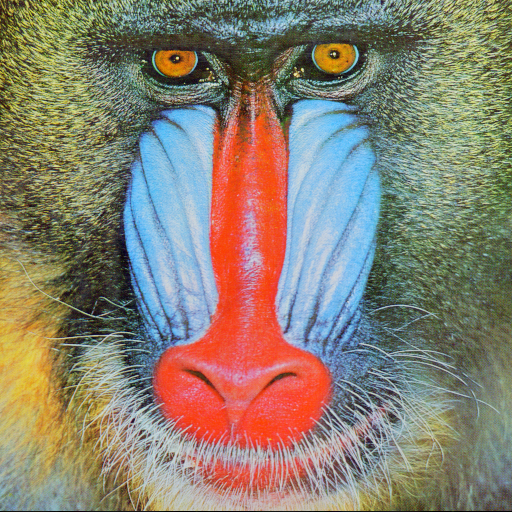
#> input picture git/MC920 - Introdução ao Processamento de Imagem Digital (2022)/Relatórios/3/Códigos/baboon.png, 512 x 512 px
$ python dominioFrequencia.py
#> lines starting #> are read from the running program, lines starting #| are printed output that depends on the picture
from skimage.draw import disk
import numpy as np
import cv2
import numpy.fft as fft
import matplotlib.pyplot as plt

def circulo(img, raio):
    centro = (len(img) // 2, len(img[1]) // 2)
    rr, cc = disk(centro, raio)
    return rr, cc

def espectro(img):
    transformada = fft.fft2(img.copy())
    shift = fft.fftshift(transformada)
    res_espec = 20 * np.log(np.abs(shift))
    return res_espec, shift

def inversa(img):
    inv = fft.ifftshift(img)
    res = fft.ifft2(inv)
    res = np.abs(res)
    return res

def passabaixa(img):
    black = np.zeros((len(img[0]), len(img)), dtype=np.complex128)
    espec_img, shift = espectro(img)
    a, b = circulo(img, 60)
    black[a, b] = shift[a, b]
    black= inversa(black)
    return black

def passaalta(img):
    espec_img, shift = espectro(img)
    a, b = circulo(img, 60)
    shift[a, b] = 0
    shift = inversa(shift)
    return shift

def passafaixa(img):
    black = np.zeros((len(img[0]), len(img)), dtype=np.complex128)
    espec_img, shift = espectro(img)
    a, b = circulo(img, 60)
    black[a, b] = shift[a, b]
    x, y = circulo(img, 20)
    black[x, y] = 0
    black = inversa(black)
    return black

def rejeitafaixa(img):
    espec_img, shift = espectro(img)
    shift_rejeita = shift.copy()
    a, b = circulo(img, 60)
    shift_rejeita[a, b] = 0
    x, y = circulo(img, 20)
    shift_rejeita[x, y] = shift[x, y]
    shift_rejeita = inversa(shift_rejeita)
    return shift_rejeita

def compressao(img):
    espec_img, shift = espectro(img)
    shift = np.where(shift < 20000, 0, shift)
    shift = inversa(shift)
    return shift


# leitura da imagem e transformada de fourier (BABOON)
baboon = cv2.imread("baboon.png", 0)
#> baboon: shape (512, 512); min 0, max 230, mean 129.1
plt.hist(baboon)
espec_baboon, shift = espectro(baboon)
cv2.imwrite("espectro_baboon.png", espec_baboon)
peppers = cv2.imread("peppers.png", 0)
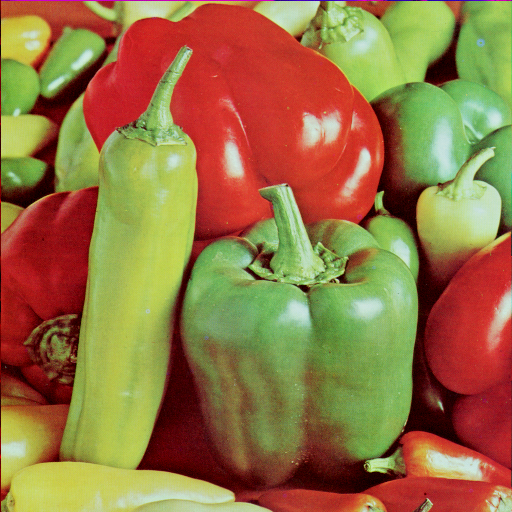
#> input picture git/MC920 - Introdução ao Processamento de Imagem Digital (2022)/Relatórios/3/Códigos/peppers.png, 512 x 512 px
#> peppers: shape (512, 512); min 0, max 227, mean 119.7
plt.hist(peppers)
espec_peppers, shift = espectro(peppers)
cv2.imwrite("espectro_peppers.png", espec_peppers)
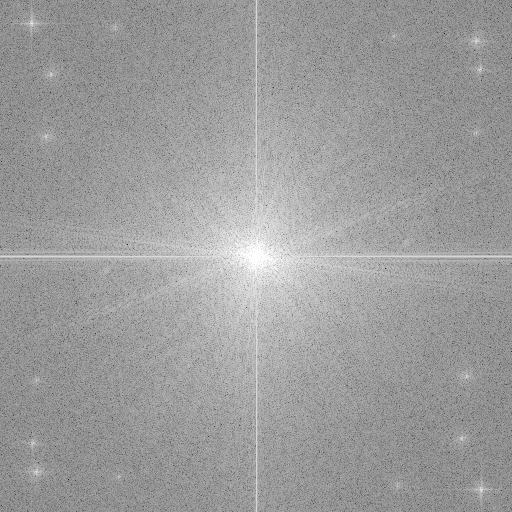
#> saved as espectro_peppers.png: shape (512, 512); min 27, max 255, mean 156.5


# passa-baixa
cv2.imwrite("baboon_pbaixa.png", passabaixa(baboon.copy()))
#> in circulo, `centro = (len(img) // 2, len(img[1]) // 2)`: centro = (256, 256)
#> in circulo, `rr, cc = disk(centro, raio)`: rr = 11277 values from 197 to 315; cc = 11277 values, max 315 at index 4507, min 197 at index 4389, mean 256
#> in passabaixa, `a, b = circulo(img, 60)`: a = 11277 values from 197 to 315; b has the same summary as cc in circulo
cv2.imwrite("peppers_pbaixa.png", passabaixa(peppers.copy()))

# passa-alta
cv2.imwrite("baboon_palta.png", passaalta(baboon.copy()))
#> in passaalta, `a, b = circulo(img, 60)`: b has the same summary as cc in circulo
cv2.imwrite("peppers_palta.png", passaalta(peppers.copy()))

# passa-faixa
cv2.imwrite("baboon_pfaixa.png", passafaixa(baboon.copy()))
#> in passafaixa, `a, b = circulo(img, 60)`: b has the same summary as cc in circulo
#> in passafaixa, `x, y = circulo(img, 20)`: x = 1245 values from 237 to 275; y = 1245 values, max 275 at index 407, min 237 at index 369, mean 256
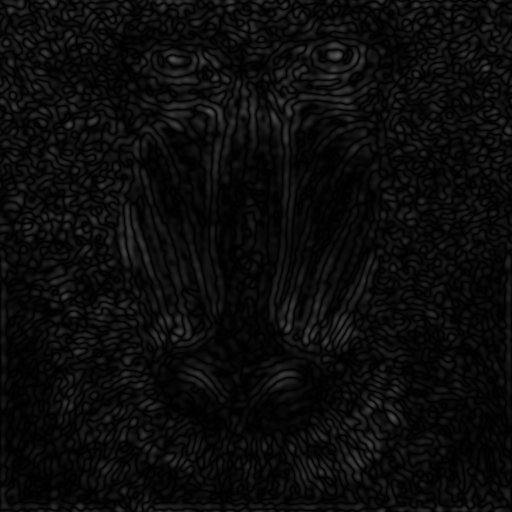
#> saved as baboon_pfaixa.png: shape (512, 512); min 0, max 86, mean 11.4
cv2.imwrite("peppers_pfaixa.png", passafaixa(peppers.copy()))

# rejeita-faixa
cv2.imwrite("baboon_rfaixa.png", rejeitafaixa(baboon.copy()))
#> in rejeitafaixa, `a, b = circulo(img, 60)`: a = 11277 values from 197 to 315; b has the same summary as cc in circulo
#> in rejeitafaixa, `x, y = circulo(img, 20)`: x = 1245 values from 237 to 275
#> in inversa (call 7), `res = np.abs(res)`:
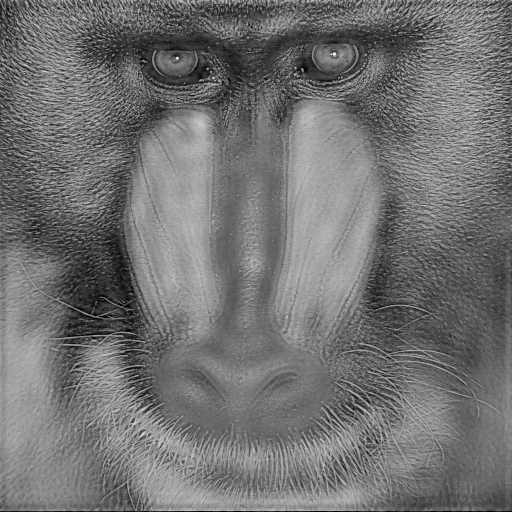
#> res: shape (512, 512) float64; min 0.122, max 287.8, mean 129.1; drawn with min black and max white
cv2.imwrite("peppers_rfaixa.png", rejeitafaixa(peppers.copy()))

# compressao
baboon_compress = compressao(baboon.copy())
cv2.imwrite("baboon_compress.png", baboon_compress)
baboon = np.array(baboon_compress, dtype=np.uint8)
plt.hist(baboon)

peppers_compress = compressao(peppers.copy())
#> in inversa (call 10), `res = np.abs(res)`:
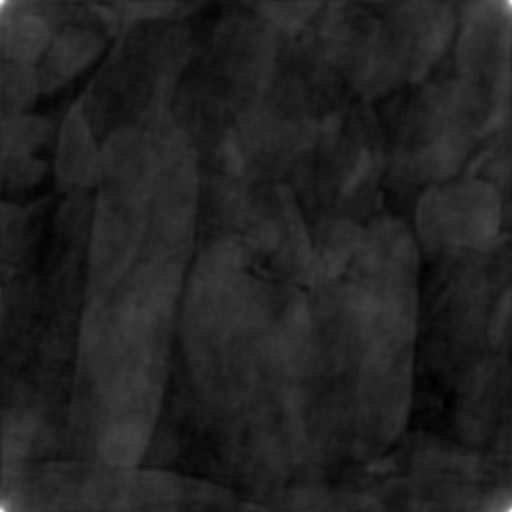
#> res: shape (512, 512) float64; min 8.64, max 822.2, mean 119.7; drawn with min black and max white
cv2.imwrite("peppers_compress.png", peppers_compress)
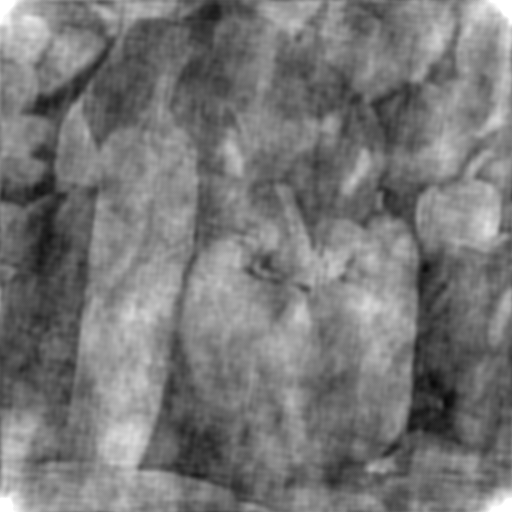
#> saved as peppers_compress.png: shape (512, 512); min 9, max 255, mean 119.4
peppers = np.array(peppers_compress, dtype=np.uint8)
plt.hist(peppers)


print('pare')
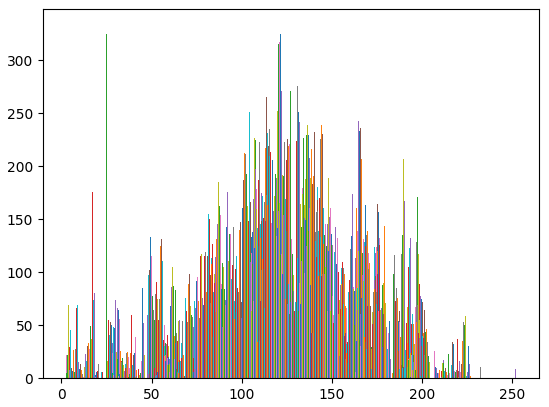
#> figure drawn by matplotlib, 1 panel; tallest bar 151 high, from x = 163.3 to 163.3; tallest bar 152 high, from x = 163.3 to 163.4; tallest bar 164 high, from x = 163.4 to 163.4
